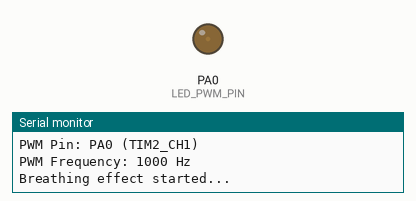
The program below on a simulated STM32 Blue Pill. Parts: output pins drawn as LEDs (lit = HIGH), the last lines printed to the serial monitor.

Above: at 2.05 s.
At 2.5 s:
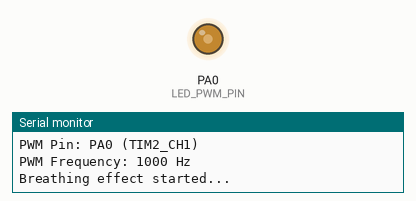
At 2.95 s:
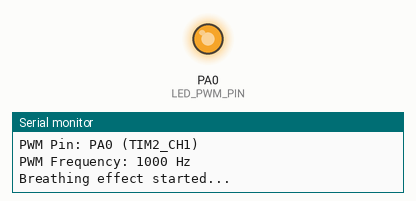
At 3.8 s:
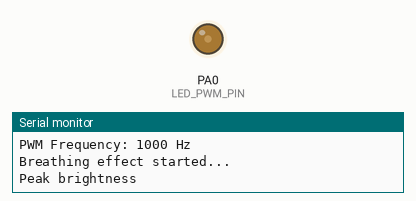
Timing chart, 0 to 6.7 s (numbered marks = the images above):
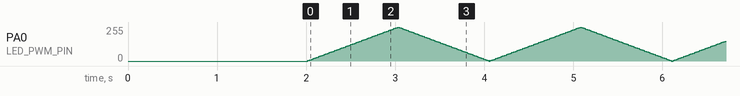

The program:

main.cpp
```cpp
/**
 * @file main.cpp
 * @brief Program 03: LED Breathing Effect (Hardware PWM) - STM32
 *
 * Menggunakan hardware timer PWM pada STM32F103C8T6.
 * Timer 2 Channel 1 (PA0) untuk PWM output.
 */

#include <Arduino.h>

// ==================== KONFIGURASI ====================
#define LED_PWM_PIN     PA0     // TIM2_CH1
#define PWM_FREQUENCY   1000    // 1kHz PWM
#define PWM_RESOLUTION  255     // 8-bit

// ==================== VARIABEL ====================
int brightness = 0;
int fadeAmount = 5;
unsigned long previousMillis = 0;

// ==================== SETUP ====================
void setup() {
    Serial.begin(115200);
    delay(2000);

    Serial.println("\n========================================");
    Serial.println("Program 03: LED Breathing (PWM) - STM32");
    Serial.println("========================================\n");

    // Configure PWM pin
    pinMode(LED_PWM_PIN, OUTPUT);

    // Arduino STM32 supports analogWrite with PWM
    // PA0 is TIM2_CH1
    analogWriteFrequency(PWM_FREQUENCY);
    analogWriteResolution(8);  // 8-bit resolution

    Serial.printf("PWM Pin: PA0 (TIM2_CH1)\n");
    Serial.printf("PWM Frequency: %d Hz\n", PWM_FREQUENCY);
    Serial.println("Breathing effect started...\n");
}

// ==================== LOOP ====================
void loop() {
    unsigned long currentMillis = millis();

    if (currentMillis - previousMillis >= 20) {
        previousMillis = currentMillis;

        // Set PWM duty cycle
        analogWrite(LED_PWM_PIN, brightness);

        // Update brightness
        brightness += fadeAmount;

        // Reverse at limits
        if (brightness <= 0 || brightness >= PWM_RESOLUTION) {
            fadeAmount = -fadeAmount;

            if (brightness >= PWM_RESOLUTION) {
                Serial.println("Peak brightness");
            } else {
                Serial.println("Minimum brightness");
            }
        }
    }
}

/**
 * STM32F103C8T6 PWM CAPABLE PINS:
 *
 * Timer 1 (Advanced):
 *   PA8  - TIM1_CH1
 *   PA9  - TIM1_CH2 (also USART1_TX!)
 *   PA10 - TIM1_CH3 (also USART1_RX!)
 *   PA11 - TIM1_CH4
 *
 * Timer 2 (General Purpose):
 *   PA0  - TIM2_CH1 ← Used here
 *   PA1  - TIM2_CH2
 *   PA2  - TIM2_CH3
 *   PA3  - TIM2_CH4
 *
 * Timer 3 (General Purpose):
 *   PA6  - TIM3_CH1
 *   PA7  - TIM3_CH2
 *   PB0  - TIM3_CH3
 *   PB1  - TIM3_CH4
 *
 * WIRING:
 *   PA0 → 220Ω → LED → GND
 */
```
